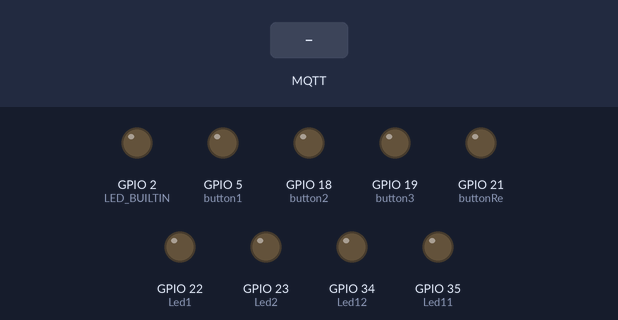
This sketch was run on a simulated ESP32. Shown: output pins drawn as LEDs (lit = HIGH). The inputs (shaded band) are chosen by the test bench. WiFi joins after 1.5 s; servers stay silent unless stated; random numbers use the default seed unless the sketch sets one; no MQTT or app messages arrive unless stated; what the sketch prints to the serial monitor is not drawn.

Above: at 0.1 s.
At 2.7 s:
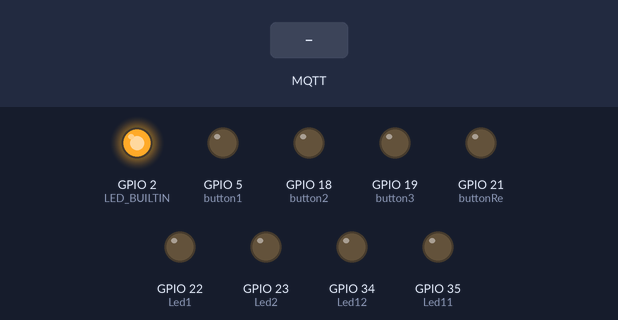
2.8 s: MQTT message "SolarSW" arrives on the first subscribed topic
Timing chart, 0 to 5.8 s (numbered marks = the images above; inputs shaded):
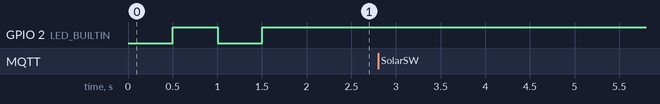

The sketch:

Ass01_B6213268.ino
```cpp
#include <WiFi.h>
#include <PubSubClient.h>
#include <ArduinoJson.h>
WiFiClient client;
PubSubClient mqtt(client);
DynamicJsonDocument docs(1024); // doc for serialize
DynamicJsonDocument docs2(1024);
DynamicJsonDocument docs3(1024);
DynamicJsonDocument docs4(1024);
DynamicJsonDocument docs5(1024);
DynamicJsonDocument docd(1024); // doc for de-serialize
char output[256];
char output2[256];
char output3[256];
char output4[256];
char output5[256];
#define WIFI_STA_NAME "@SUT-IoT"
#define WIFI_STA_PASS ""
//#define WIFI_STA_NAME "Gift"
//#define WIFI_STA_PASS "0644364428"
#define MQTT_SERVER   "electsut.trueddns.com"
#define MQTT_PORT     27861
#define MQTT_USERNAME "giftgift1" //Token
#define MQTT_PASSWORD ""
#define MQTT_NAME     "Giffu"
#define LED_PIN 23
#define sw 5

#define button1 5
#define button2 18
#define button3 19
#define buttonRe 21
#define Led1 22
#define Led2 23
#define Led11 35
#define Led12 34

int Num =0;
int Tank01 = 3000;
int Tank02 = 3000;
int Tank03 = 3000;
String sta_Sola = "OFF";
String sta_A = "Normal";
String sta_B = "Normal";
String sta_C = "Normal";
int Solar = 0;
float BT_sl = 0;
void callback(char* topic, byte* payload, unsigned int length) {
deserializeJson(docd, payload, length);
serializeJsonPretty(docd,Serial);
const char* swid = docd["method"];
int swst = docd["params"];
Serial.print(swid);
Serial.println(swst);
if(String(swid)=="SolarSW"){
  Solar = swst;
  if ( swst == 1){
    digitalWrite(Led1, HIGH);
    }
  if ( swst == 0){
    digitalWrite(Led1, LOW);
    }
}
const char* fan = docd["method"];
int swst1 = docd["params"];
if(String(fan)=="SW2"){
    ledcWrite(1 , swst1);
    ledcWrite(2 , swst1);
}
if(String(swid)=="SW1"){
  Serial.println(swid);
}
if(String(swid)=="num"){
  Num = swst*100;
  Serial.println("Num :: "+Num);
}
}
void setup() {
Serial.begin(115200);
ledcSetup(Led11, 5000, 10);
ledcAttachPin(Led11, 1);
ledcSetup(Led12, 5000, 10);
ledcAttachPin(Led12, 2);
pinMode(button1, OUTPUT);
pinMode(button2, OUTPUT);
pinMode(button3, OUTPUT);
pinMode(buttonRe, OUTPUT);
pinMode(Led1, OUTPUT);
pinMode(Led2, OUTPUT);
pinMode(Led12, OUTPUT);
pinMode(LED_BUILTIN, OUTPUT);
Serial.println();
Serial.println();
Serial.print("Connecting to ");
Serial.println(WIFI_STA_NAME);
WiFi.mode(WIFI_STA);
WiFi.begin(WIFI_STA_NAME, WIFI_STA_PASS);
while (WiFi.status() != WL_CONNECTED) {
  delay(500);
  Serial.print(".");
  digitalWrite(LED_BUILTIN, !digitalRead(LED_BUILTIN));
}
digitalWrite(LED_BUILTIN, HIGH);
Serial.println("");
Serial.println("WiFi connected");
Serial.println("IP address: ");
Serial.println(WiFi.localIP());
mqtt.setServer(MQTT_SERVER, MQTT_PORT);
mqtt.setCallback(callback);
}
void loop() {
if (mqtt.connected() == false) {
  Serial.print("MQTT connection... ");
    if (mqtt.connect(MQTT_NAME, MQTT_USERNAME, MQTT_PASSWORD)) {
      Serial.println("connected");
      mqtt.subscribe("v1/devices/me/rpc/request/+"); //เป็นการSupข้อมูลที่มาจากthingsboard
  } else {
      Serial.println("failed");
      delay(1000);
  }
} else {
    mqtt.loop();
    ledcWrite(Led11, 200);
    if (digitalRead(button1) == HIGH){
      Tank01 = Tank01 - 500;
    }
    if (digitalRead(button2) == HIGH){
      Tank02 = Tank02 - 500;
    }
    if (digitalRead(button3) == HIGH){
      Tank03 = Tank03 - 500;
    }
    if (digitalRead(buttonRe) == HIGH){
      Tank03 = 3000;
      Tank02 = 3000;
      Tank01 = 3000;
    }
    if (Tank01 <= 0 ){
      Tank01 = 0;
      }
    if (Tank02 <= 0 ){
      Tank02 = 0;
      }
    if (Tank03 <= 0 ){
      Tank03 = 0;
      }
    if (Solar == 1 ){
      BT_sl = BT_sl + 0.5 ;
      sta_Sola = "ON";
      }
    if (Solar == 0){
      BT_sl = BT_sl - 0.5;
      sta_Sola = "OFF";
      }
    if (BT_sl < 100){
      digitalWrite(Led2, LOW);
    }
    if (BT_sl >= 100){
      BT_sl = 100;
      digitalWrite(Led2, HIGH);
      }
    if (BT_sl <= 0){
      BT_sl = 0;
      }
    if (Num > 0){
      digitalWrite(Led11, Num);
      Serial.println(Num);
      }
    int x01 = random(16,28);
    int x02 = random(15,27);
    int x03 = random(16,28);
    int x04 = random(15,27);
    int y01 = random(65,71);
    int y02 = random(64,70);
    int y03 = random(65,71);
    int y04 = random(64,70);
    int TempGH01 = x01;
    int TempGH02 = x02;
    int TempGH03 = x03;
    int TempGH04 = x04;
    int TempGH05 = x01 - 1;
    int TempGH06 = x02 - 1;
    int TempGH07 = x03 - 1;
    int TempGH08 = x04 - 1;
    int HumidGH01 = y01;
    int HumidGH02 = y02;
    int HumidGH03 = y03;
    int HumidGH04 = y04;
    int HumidGH05 = y01 -1;
    int HumidGH06 = y02 -1;
    int HumidGH07 = y03 -1;
    int HumidGH08 = y04 -1;
    int HumidA = random(85,91); //85-90%
    int HumidB = random(83,90); //85-90%
    int HumidC = random(84,92); //85-90%
    if (HumidA < 85){
      sta_A = "Low Humidity!!!";
      }
    if (HumidB < 85){
      sta_B = "Low Humidity!!!";
      }
    if (HumidC < 85){
      sta_C = "Low Humidity!!!";
      }
    if (HumidA > 89){
      sta_A = "Hight Humidity!!!";
      }
    if (HumidB > 89){
      sta_B = "Hight Humidity!!!";
      }
    if (HumidC > 89){
      sta_C = "Hight Humidity!!!";
      }
    if (HumidA >= 85 and HumidA <=89){
      sta_A = "Normal";
      }
    if (HumidB >= 85 and HumidB <=89){
      sta_B = "Normal";
      }
    if (HumidC >= 85 and HumidC <=89){
      sta_C = "Normal";
      }

    docs["TempGH01"]=TempGH01;
    docs["TempGH02"]=TempGH02;
    docs["TempGH03"]=TempGH03;
    docs["TempGH04"]=TempGH04;
    docs["TempGH05"]=TempGH05;
    docs["TempGH06"]=TempGH06;
    docs["TempGH07"]=TempGH07;
    docs["TempGH08"]=TempGH08;
    docs2["HumidGH01"]=HumidGH01;
    docs2["HumidGH02"]=HumidGH02;
    docs2["HumidGH03"]=HumidGH03;
    docs2["HumidGH04"]=HumidGH04;
    docs2["HumidGH05"]=HumidGH05;
    docs2["HumidGH06"]=HumidGH06;
    docs2["HumidGH07"]=HumidGH07;
    docs2["HumidGH08"]=HumidGH08;
    docs3["HumidA"]=HumidA;
    docs3["HumidB"]=HumidB;
    docs3["HumidC"]=HumidC;
    docs3["Tank01"]=Tank01;
    docs3["Tank02"]=Tank02;
    docs3["Tank03"]=Tank03;
    docs4["SSolar"]=sta_Sola;
    docs4["SWSolar"]=Solar;
    docs4["Battery"]=BT_sl;
    docs5["stA"]=sta_A;
    docs5["stB"]=sta_B;
    docs5["stC"]=sta_C;

    serializeJson(docs,output);
    serializeJson(docs2,output2);
    serializeJson(docs3,output3);
    serializeJson(docs4,output4);
    serializeJson(docs5,output5);
    mqtt.publish("v1/devices/me/telemetry", output);
    mqtt.publish("v1/devices/me/telemetry", output2);
    mqtt.publish("v1/devices/me/telemetry", output3);
    mqtt.publish("v1/devices/me/telemetry", output4);
    mqtt.publish("v1/devices/me/telemetry", output5);
    delay(1000);
}
}
//hello
```

Measured:
- after the input at 2.8 s, every drawn part: stays the same
